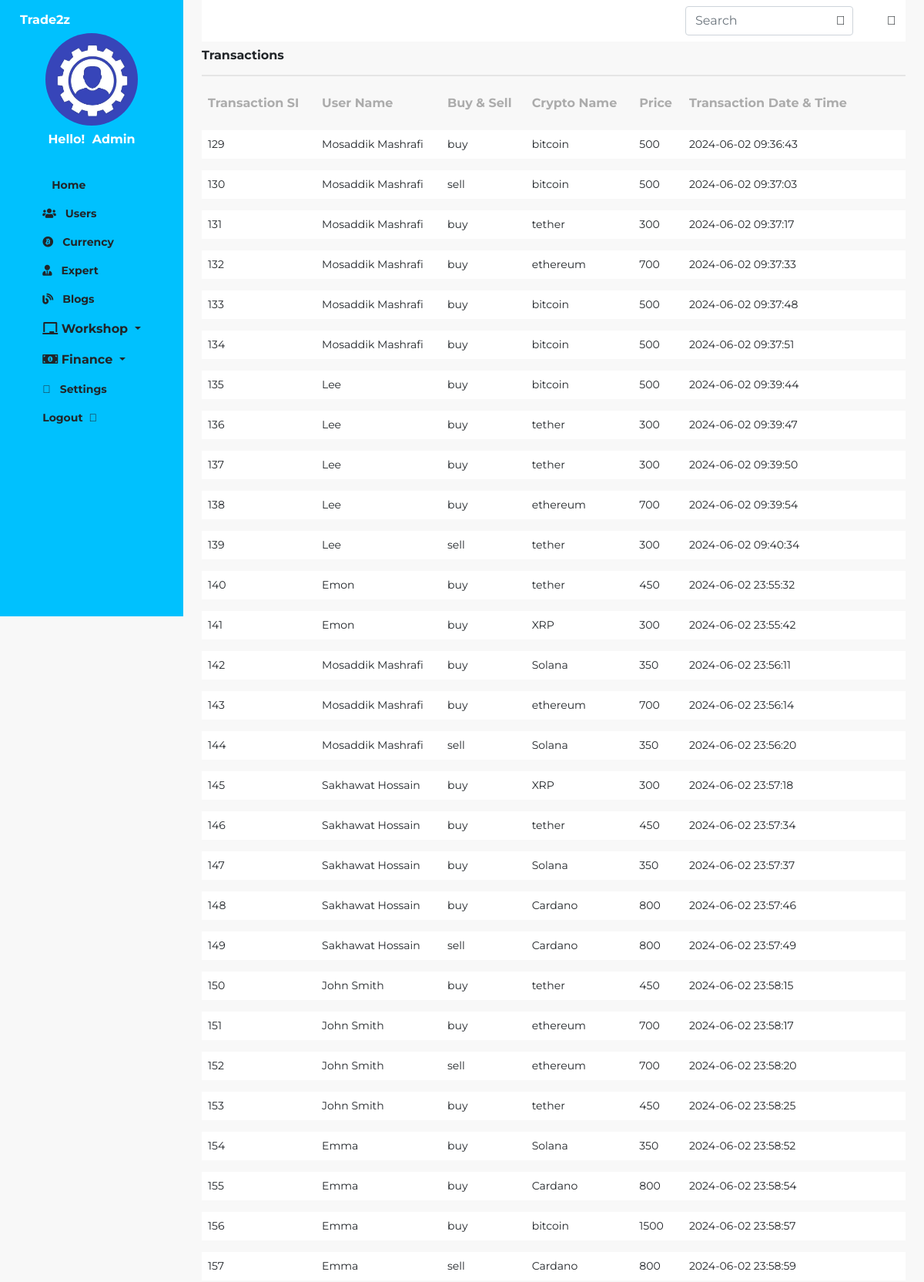
Screenshot of /admin/pages/transaction.php (upper part) with the database file from the repository.
### tables this page shows
CREATE TABLE `trade_transection` (
  `t_sl` int(11) NOT NULL,
  `user_id` int(11) DEFAULT NULL,
  `buy_sell` varchar(50) NOT NULL,
  `c_id` int(11) DEFAULT NULL,
  `crypto_name` varchar(50) NOT NULL,
  `price` varchar(30) NOT NULL,
  `profit` varchar(30) NOT NULL,
  `date_time` datetime NOT NULL DEFAULT current_timestamp()
);

CREATE TABLE `userinfo` (
  `user_id` int(11) NOT NULL,
  `img` varchar(255) NOT NULL,
  `name` varchar(50) NOT NULL,
  `email` varchar(50) NOT NULL,
  `password` varchar(50) NOT NULL,
  `country` varchar(30) NOT NULL,
  `region` varchar(30) NOT NULL
);

### admin/pages/transaction.php (the view, shortened to what this page needs)
<!DOCTYPE html>
<html lang="en">
<head>
    <link rel="stylesheet" href="../css/bootstrap.css">
    <link rel="stylesheet" href="../css/style.css">
    <link rel="stylesheet" href="https://pro.fontawesome.com/releases/v5.10.0/css/all.css"
 />
</head>
<body class="bg-content">
    <main class="dashboard d-flex">
        <?php
            include "component/sidebar.php";
        ?>
        <div class="container-fluid px-4">
        <?php
            include "component/header.php";
        ?>
            <div class="student-list-header d-flex justify-content-between align-items-center py-2">
                <div class="title h6 fw-bold">Transactions</div>
            </div>
            <div class="table-responsive">
                <table class="table student_list table-borderless">
                    <thead>
                        <tr class="align-middle">
                            <th>Transaction SI</th>
                            <th>User Name</th>
                            <th>Buy & Sell</th>
                            <th>Crypto Name</th>
                            <th>Price</th>
                            <th>Transaction Date & Time</th>
                        </tr>
                    </thead>
                    <tbody>
                        <?php
                          include 'connection.php';
                          $result = $con -> query("SELECT * FROM trade_transection");
                          foreach($result as $value):
                        ?>
                        <tr class="bg-white align-middle">
                                <td><?php echo $value['t_sl'] ?></td>
                                <?php
                             $stmt = $con->prepare("SELECT userinfo.name FROM trade_transection
                                                    INNER JOIN userinfo ON trade_transection.user_id = userinfo.user_id
                                                    WHERE trade_transection.user_id = :user_id");
                              $stmt->bindParam(':user_id', $value['user_id']);
                               $stmt->execute();
                              $user = $stmt->fetch(PDO::FETCH_ASSOC);
                               echo "<td>" . $user['name'] . "</td>";
                               ?>
                                <td><?php echo $value['buy_sell'] ?></td>
                                <td><?php echo $value['crypto_name'] ?></td>
                                <td><?php echo $value['price'] ?></td>
                                <td><?php echo $value['date_time'] ?></td>
                                <td class="d-md-flex gap-3 mt-3">
                                </td>
                        </tr>
                        <?php endforeach; ?>
                    </tbody>
                </table>
            </div>
        </div>
    </main>
</body>
</html>

### admin/css/style.css (style rules this page uses)
* { font-family: 'Montserrat',sans-serif; font-style: normal; }
.bg-content { background:#F8F8F8; }
.student_list { border-collapse: separate; border-spacing: 0 15px; }
.table th { font-size: 12px; color:#ACACAC; }
table tbody { font-size: 14px; }
.student-list-header { border-bottom: 2px solid #E5E5E5; }

### admin/pages/transaction.php (style rules this page uses)
.align-middle th { font-weight: bold; font-size: 1.0em; }

### rows the page displays
trade_transection: t_sl "129", user.name "Mosaddik Mashrafi", buy_sell "buy", crypto_name "bitcoin", price "500", date_time "2024-06-02 09:36:43"
trade_transection: t_sl "130", user.name "Mosaddik Mashrafi", buy_sell "sell", crypto_name "bitcoin", price "500", date_time "2024-06-02 09:37:03"
trade_transection: t_sl "131", user.name "Mosaddik Mashrafi", buy_sell "buy", crypto_name "tether", price "300", date_time "2024-06-02 09:37:17"
trade_transection: t_sl "132", user.name "Mosaddik Mashrafi", buy_sell "buy", crypto_name "ethereum", price "700", date_time "2024-06-02 09:37:33"
trade_transection: t_sl "133", user.name "Mosaddik Mashrafi", buy_sell "buy", crypto_name "bitcoin", price "500", date_time "2024-06-02 09:37:48"
trade_transection: t_sl "134", user.name "Mosaddik Mashrafi", buy_sell "buy", crypto_name "bitcoin", price "500", date_time "2024-06-02 09:37:51"
trade_transection: t_sl "135", user.name "Lee", buy_sell "buy", crypto_name "bitcoin", price "500", date_time "2024-06-02 09:39:44"
trade_transection: t_sl "136", user.name "Lee", buy_sell "buy", crypto_name "tether", price "300", date_time "2024-06-02 09:39:47"
trade_transection: t_sl "137", user.name "Lee", buy_sell "buy", crypto_name "tether", price "300", date_time "2024-06-02 09:39:50"
trade_transection: t_sl "138", user.name "Lee", buy_sell "buy", crypto_name "ethereum", price "700", date_time "2024-06-02 09:39:54"
trade_transection: t_sl "139", user.name "Lee", buy_sell "sell", crypto_name "tether", price "300", date_time "2024-06-02 09:40:34"
trade_transection: t_sl "140", user.name "Emon", buy_sell "buy", crypto_name "tether", price "450", date_time "2024-06-02 23:55:32"
trade_transection: t_sl "141", user.name "Emon", buy_sell "buy", crypto_name "XRP", price "300", date_time "2024-06-02 23:55:42"
trade_transection: t_sl "142", user.name "Mosaddik Mashrafi", buy_sell "buy", crypto_name "Solana", price "350", date_time "2024-06-02 23:56:11"
trade_transection: t_sl "143", user.name "Mosaddik Mashrafi", buy_sell "buy", crypto_name "ethereum", price "700", date_time "2024-06-02 23:56:14"
trade_transection: t_sl "144", user.name "Mosaddik Mashrafi", buy_sell "sell", crypto_name "Solana", price "350", date_time "2024-06-02 23:56:20"
trade_transection: t_sl "145", user.name "Sakhawat Hossain", buy_sell "buy", crypto_name "XRP", price "300", date_time "2024-06-02 23:57:18"
trade_transection: t_sl "146", user.name "Sakhawat Hossain", buy_sell "buy", crypto_name "tether", price "450", date_time "2024-06-02 23:57:34"
trade_transection: t_sl "147", user.name "Sakhawat Hossain", buy_sell "buy", crypto_name "Solana", price "350", date_time "2024-06-02 23:57:37"
trade_transection: t_sl "148", user.name "Sakhawat Hossain", buy_sell "buy", crypto_name "Cardano", price "800", date_time "2024-06-02 23:57:46"
trade_transection: t_sl "149", user.name "Sakhawat Hossain", buy_sell "sell", crypto_name "Cardano", price "800", date_time "2024-06-02 23:57:49"
trade_transection: t_sl "150", user.name "John Smith", buy_sell "buy", crypto_name "tether", price "450", date_time "2024-06-02 23:58:15"
trade_transection: t_sl "151", user.name "John Smith", buy_sell "buy", crypto_name "ethereum", price "700", date_time "2024-06-02 23:58:17"
trade_transection: t_sl "152", user.name "John Smith", buy_sell "sell", crypto_name "ethereum", price "700", date_time "2024-06-02 23:58:20"
trade_transection: t_sl "153", user.name "John Smith", buy_sell "buy", crypto_name "tether", price "450", date_time "2024-06-02 23:58:25"
trade_transection: t_sl "154", user.name "Emma", buy_sell "buy", crypto_name "Solana", price "350", date_time "2024-06-02 23:58:52"
trade_transection: t_sl "155", user.name "Emma", buy_sell "buy", crypto_name "Cardano", price "800", date_time "2024-06-02 23:58:54"
trade_transection: t_sl "156", user.name "Emma", buy_sell "buy", crypto_name "bitcoin", price "1500", date_time "2024-06-02 23:58:57"
trade_transection: t_sl "157", user.name "Emma", buy_sell "sell", crypto_name "Cardano", price "800", date_time "2024-06-02 23:58:59"
